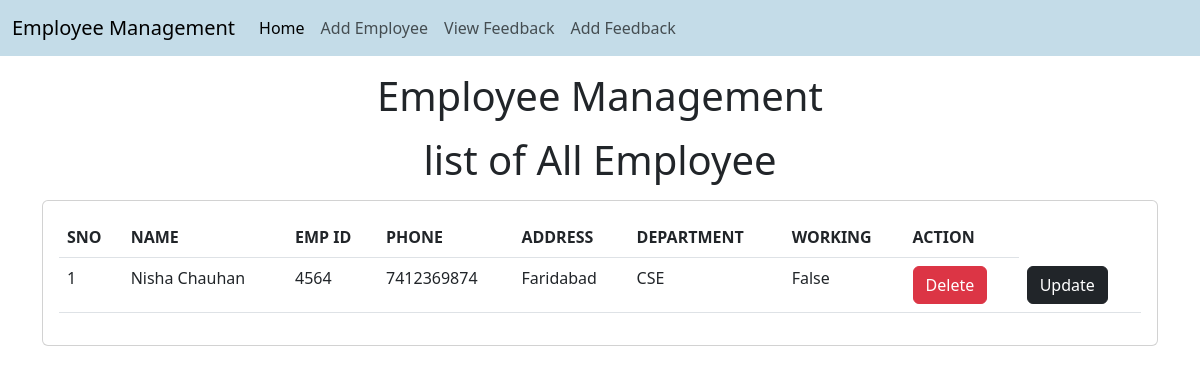
Page /emp/home/ on the earlier database version.
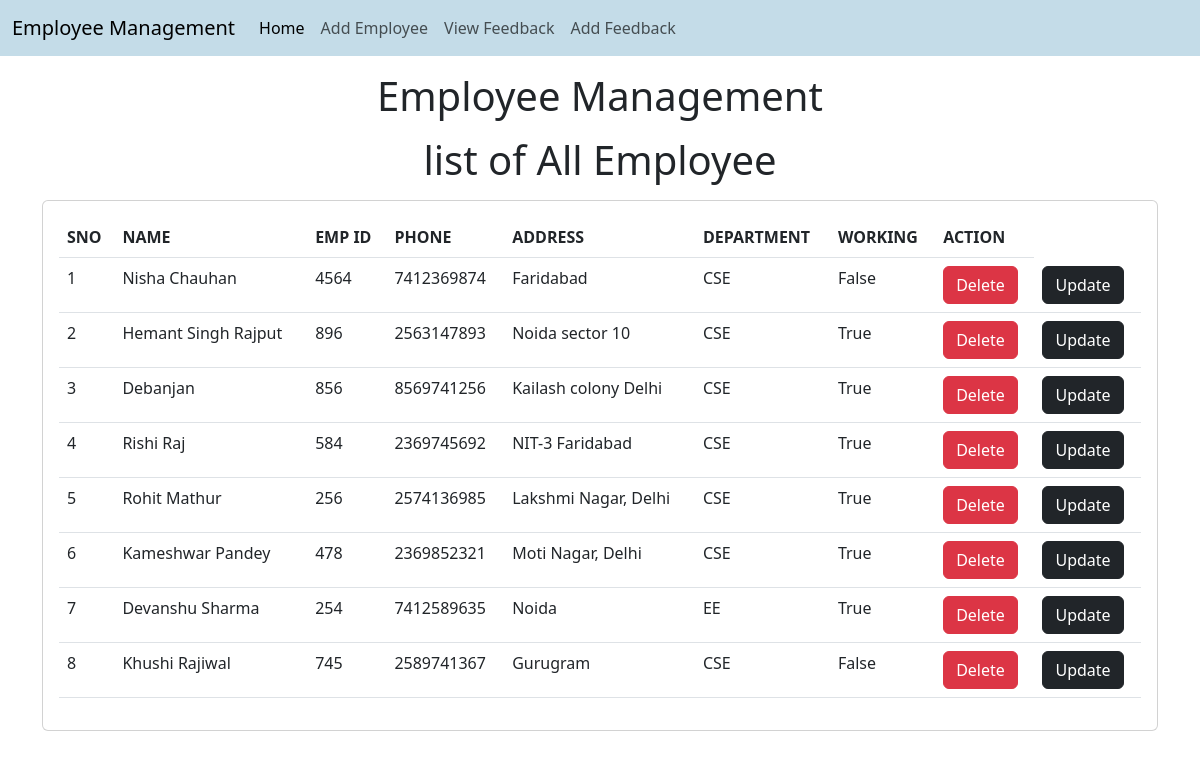
Same page on the later database version.
### emp/models.py (models this page shows, shortened)
class Emp(models.Model):
    name=models.CharField(max_length=200)
    emp_id=models.CharField(max_length=200)
    phone=models.CharField (max_length=10)
    address=models.CharField(max_length=200)
    working=models.BooleanField(default=False)
    department=models.CharField(max_length=100)

### emp/views.py (the view)
# urls.py: path('home/',emp_home),
def emp_home(request):
    emps=Emp.objects.all()
    return render(request,"emp/home.html",{"emps":emps})

### templates/emp/home.html (shortened to what this page needs)
<!doctype html>
<html lang="en">
  <head>
    <link href="https://cdn.jsdelivr.net/npm/bootstrap@5.3.0/dist/css/bootstrap.min.css" rel="stylesheet">
  </head>
  <body >
     {% include "emp/navbar.html"  %}
    <h1 class="text-center my-3 ">Employee Management</h1>
    <h1 class="text-center my-3 ">list of All Employee</h1>
    <div class="container">
      <div class="row">
        <div class="col-md-12">
          <div class="card">
            <div class="card-body">
              <table class="table">
                <thead>
                  <tr >
                    <th>SNO</th>
                    <th>NAME</th>
                    <th>EMP ID</th>
                    <th>PHONE</th>
                    <th>ADDRESS</th>
                    <th>DEPARTMENT</th>
                    <th>WORKING</th>
                    <th>ACTION</th>
                  </tr>
                </thead>
                <tbody>
                  {% for e in emps %}
                  <tr>
                    <td>{{forloop.counter}}</td>
                    <td>{{e.name}}</td>
                    <td>{{e.emp_id}}</td>
                    <td>{{e.phone}}</td>
                    <td>{{e.address}}</td>
                    <td>{{e.department}}</td>
                    <td>{{e.working}}</td>
                    <td><a href="/emp/delete-emp/{{e.id}}" class="btn btn-danger sm">Delete</a></td>
                    <td><a href="/emp/update-emp/{{e.id}}" class="btn btn-dark sm">Update</a></td>
                  </tr>
                  {% endfor %}
                </tbody>
              </table>
            </div>
          </div>
        </div>
      </div>
    </div>
  </body>
</html>

### templates/emp/navbar.html (shortened to what this page needs)
<nav style="background-color: #c4dce8;" class="navbar navbar-expand-lg">
    <div class="container-fluid">
      <a class="navbar-brand" href="/emp/home/">Employee Management</a>
      <div class="collapse navbar-collapse" id="navbarSupportedContent">
        <ul class="navbar-nav me-auto mb-2 mb-lg-0">
          <li class="nav-item">
            <a class="nav-link active" aria-current="page" href="/emp/home/ ">Home</a>
          </li>
          <li class="nav-item">
            <a class="nav-link" href="/emp/add-emp/">Add Employee</a>
          </li>
          <li class="nav-item">
            <a class="nav-link" href="/emp/testimonials/">View Feedback</a>
          </li>
          <li class="nav-item text-center">
            <a class="nav-link" href="/emp/feedback/">Add Feedback</a>
          </li>
        </ul>
      </div>
    </div>
  </nav>

Differences in the rows shown:
added Emp: name "Hemant Singh Rajput", emp_id "896", phone "2563147893", address "Noida sector 10", department "CSE", working "True"
added Emp: name "Debanjan", emp_id "856", phone "8569741256", address "Kailash colony Delhi", department "CSE", working "True"
added Emp: name "Rishi Raj", emp_id "584", phone "2369745692", address "NIT-3 Faridabad", department "CSE", working "True"
added Emp: name "Rohit Mathur", emp_id "256", phone "2574136985", address "Lakshmi Nagar, Delhi", department "CSE", working "True"
added Emp: name "Kameshwar Pandey", emp_id "478", phone "2369852321", address "Moti Nagar, Delhi", department "CSE", working "True"
added Emp: name "Devanshu Sharma", emp_id "254", phone "7412589635", address "Noida", department "EE", working "True"
added Emp: name "Khushi Rajiwal", emp_id "745", phone "2589741367", address "Gurugram", department "CSE", working "False"
